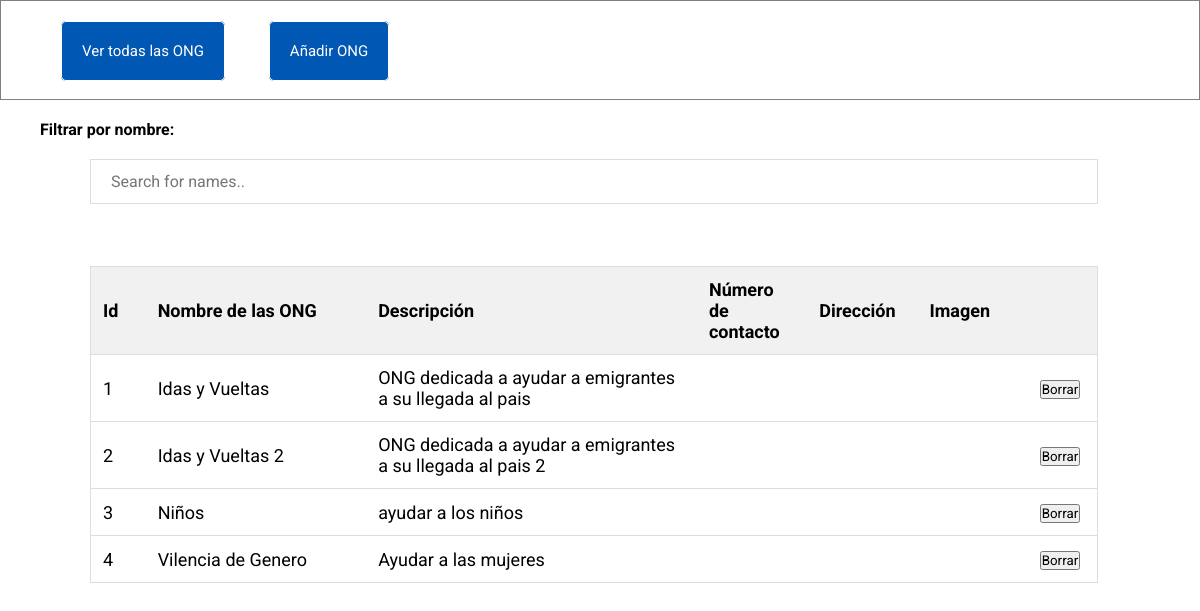
The app's page /admin/ongs, older data.
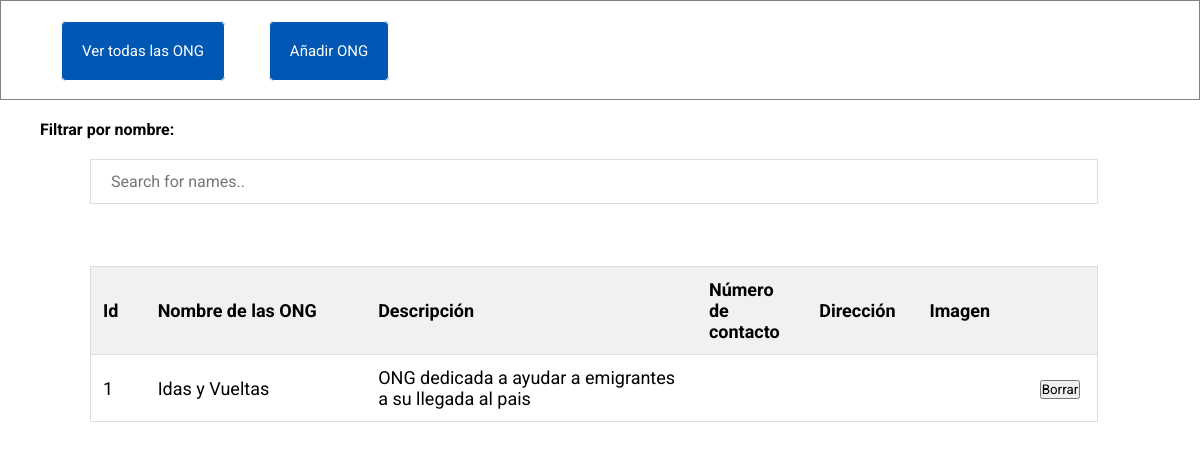
The same page, newer data.
### tables this page shows
CREATE TABLE ongs (id INTEGER PRIMARY KEY AUTOINCREMENT, name VARCHAR(50), description VARCHAR(500));

### app2.py (the view)
@app.route('/admin/ongs')
def tables():
    return render_template('admin/list_ong.html', ongs = db.get_ongs())

### web/services/db.py (called while the page is built)
def get_cursor():
    def dict_factory(c, r):
        d = {}
        for idx, col in enumerate(c.description):
            d[col[0]] = r[idx]
        return d
    c = sqlite3.connect(DB_NAME)
    c.row_factory = dict_factory
    cur = c.cursor()
    return cur

def get_ongs():
    cur = get_cursor()
    cur.execute('SELECT * FROM ongs')
    list_ong = cur.fetchall()
    cur.connection.close()
    return list_ong

### web/templates/admin/list_ong.html (shortened to what this page needs)
{% extends 'admin/layout.html' %}
{% block styles %}
<link rel="stylesheet" href="/static/styles/table.css">
{% endblock %}
{% block content%}
<div>
  <label class="label-filter" for="filter"><b>Filtrar por nombre:</b></label>
  <input type="text" id="myInput" onkeyup="myFunction()" placeholder="Search for names.." name="filter">
  </div>
  <table id="myTable">
    <tr class="header">
      <th style="width:5%;" >Id</th>
      <th style="width:20%;">Nombre de las ONG</th>
      <th style="width:30%;">Descripción</th>
      <th style="width:10%;"> Número de contacto</th>
      <th style="width:10%;"> Dirección</th>
      <th style="width: 10%;">Imagen</th>
      <th style="width:5%;"></th>
    </tr>
    {% for d in ongs %}
     <tr>
      <td>{{d['id']}}</td>
      <td>{{d['name']}}</td>
      <td>{{d['description']}}</td>
      <td>{{d['númeroContacto']}}</td>
      <td>{{d['direccion']}}</td>
      <td>{{d['imagen']}}</td>
      <td><button onclick="deleteOng('{{d['id']}}', '{{d['name']}}')">Borrar</button></td>
     </tr>
    {% endfor %}
  </table>
{% endblock %}

Row changes from the older to the newer data that the page shows:
removed ongs: id "2", name "Idas y Vueltas 2", description "ONG dedicada a ayudar a emigrantes a su llegada al pais 2"
removed ongs: id "3", name "Niños", description "ayudar a los niños"
removed ongs: id "4", name "Vilencia de Genero", description "Ayudar a las mujeres"
